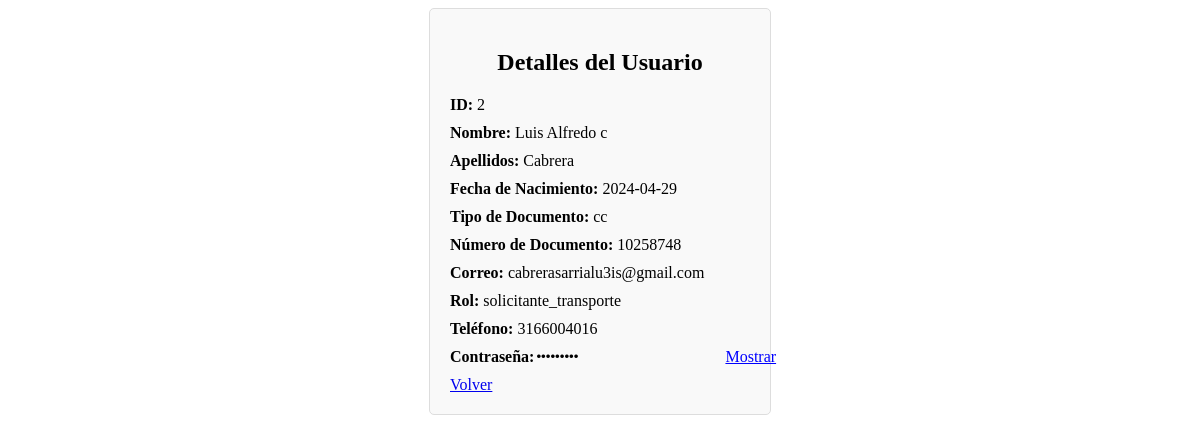
The page /ver_usuario.php?id=2 on the database its author committed.
### tables this page shows
CREATE TABLE `usuarios` (
  `id` int(11) NOT NULL,
  `nombre` varchar(50) NOT NULL,
  `apellidos` varchar(50) NOT NULL,
  `fecha_nacimiento` date NOT NULL,
  `tipo_documento` enum('cc','ce') NOT NULL,
  `numero_documento` varchar(20) NOT NULL,
  `correo` varchar(100) NOT NULL,
  `rol` enum('administrador','operador_logistico','solicitante_transporte') NOT NULL,
  `contrasena` varchar(255) NOT NULL,
  `telefono` varchar(20) DEFAULT NULL
);

### ver_usuario.php (the view, shortened to what this page needs)
<?php
include 'conexion.php';
if (isset($_GET['id'])) {
    $userId = $_GET['id'];
    $sql = "SELECT * FROM usuarios WHERE id = $userId";
    $result = $conn->query($sql);
    $user = $result->fetch_assoc();
}
?>
<!DOCTYPE html>
<html lang="es">
<head>
</head>
<body>
    <div class="container">
        <h2>Detalles del Usuario</h2>
        <?php if ($user): ?>
            <div class="detail"><strong>ID:</strong> <?php echo $user['id']; ?></div>
            <div class="detail"><strong>Nombre:</strong> <?php echo $user['nombre']; ?></div>
            <div class="detail"><strong>Apellidos:</strong> <?php echo $user['apellidos']; ?></div>
            <div class="detail"><strong>Fecha de Nacimiento:</strong> <?php echo $user['fecha_nacimiento']; ?></div>
            <div class="detail"><strong>Tipo de Documento:</strong> <?php echo $user['tipo_documento']; ?></div>
            <div class="detail"><strong>Número de Documento:</strong> <?php echo $user['numero_documento']; ?></div>
            <div class="detail"><strong>Correo:</strong> <?php echo $user['correo']; ?></div>
            <div class="detail"><strong>Rol:</strong> <?php echo $user['rol']; ?></div>
            <div class="detail"><strong>Teléfono:</strong> <?php echo $user['telefono']; ?></div>
            <div class="detail password-container">
                <strong>Contraseña:</strong>
                <input type="password" id="password" value="<?php echo $user['contrasena']; ?>" readonly>
                <span id="toggle-btn" class="toggle-btn" onclick="togglePassword()">Mostrar</span>
            </div>
        <?php else: ?>
            <p>No se encontró el usuario.</p>
        <?php endif; ?>
        <a href="admin_usuarios.php">Volver</a>
    </div>
</body>
</html>

### ver_usuario.php (style rules this page uses)
.container { width: 300px; margin: auto; padding: 20px; border: 1px solid #ddd; border-radius: 5px; background-color: #f9f9f9; }
h2, h3 { text-align: center; }
.detail { margin-bottom: 10px; }
.password-container { display: flex; align-items: center; }
.password-container input { border: none; background: none; outline: none; }
.toggle-btn { margin-left: 10px; cursor: pointer; color: blue; text-decoration: underline; }

### rows shown on the page
usuarios: id "2", nombre "Luis Alfredo c", apellidos "Cabrera", fecha_nacimiento "2024-04-29", tipo_documento "cc", numero_documento "10258748", correo "cabrerasarrialu3is@gmail.com", rol "solicitante_transporte", telefono "3166004016"
